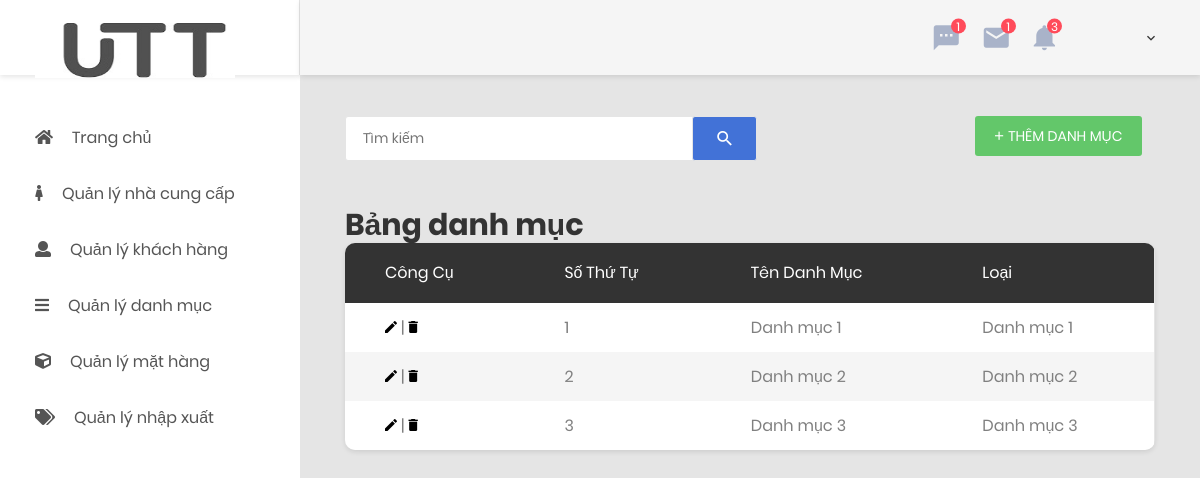
/index.php/cat/toList, run on the app's committed database.
### tables this page shows
CREATE TABLE `danhmuc` (
  `id_danhmuc` int(11) NOT NULL,
  `ten_danhmuc` varchar(255) DEFAULT NULL,
  `loai` varchar(255) DEFAULT NULL
);

### application/controllers/Cat.php (called while the page is built, shortened)
<?php
class Cat extends CI_Controller {
	public function __construct()
	{
		$this->load->model('Cat_Model');
	}
	public function toList()
	{
		$data['all'] = $this->Cat_Model->get();
		$this->load->view('header');
		$this->load->view('header_desktop');
		$this->load->view('sidebar');
		$this->load->view('list_cat',$data);
		$this->load->view('footer');
	}
}

### index.php (called while the page is built, shortened)
<?php
require_once BASEPATH.'core/CodeIgniter.php';

### application/models/Cat_Model.php (called while the page is built, shortened)
<?php if (!defined('BASEPATH')) exit('No direct script access allowed');
class Cat_Model extends CI_Model {
    public function get($where = NULL) {
    	$this->db->select('*');
    	$this->db->from(self::TABLE_NAME);
    	$result = $this->db->get()->result_array();
    	if ($result) {
    		if ($where !== NULL) {
    			return array_shift($result);
    		} else {
    			return $result;
    		}
    	} else {
    		return $result;
    	}
    }
}
?>

### application/views/list_cat.php (the view, shortened to what this page needs)
<div class="main-content">
	<div class="section__content section__content--p30">
		<div class="container-fluid">
			<div class="row">
				<div class="col-lg-9">
					<form class="form-header" action="<?= base_url() ?>Cat/find" method="POST">
						<input class="au-input au-input--xl" type="text" name="search"  id="search"
						placeholder="Tìm kiếm" value="<?= set_value('search') ?>">
						<button class="au-btn--submit" type="submit">
							<i class="zmdi zmdi-search"></i>
						</button>
					</form>
				</div>
				<div class="col-lg-3">
					<button class="au-btn au-btn-icon au-btn--green au-btn--small" data-toggle="modal"
					data-target="#addmodels">
					<i class="zmdi zmdi-plus"></i>Thêm Danh Mục</button>
				</div>
			</div>
			<div class="row">
			</div>
			<div class="row" style="height: 30px;"></div>
			<div class="row">
				<div class="col-lg-12">
					<h2>Bảng danh mục</h2>
					<div class="table-responsive table--no-card m-b-30">
						<table class="table table-borderless table-striped table-earning">
							<thead>
								<tr>
									<th>Công cụ</th>
									<th>Số thứ tự</th>
									<th>Tên danh mục</th>
									<th>Loại</th>
								</tr>
							</thead>
							<tbody>
								<?php $i=1; ?>
								<?php foreach ($all as $value): ?>
									<tr>
										<td>
											<button data-toggle="modal"
											data-target="#editmodels<?= $value['id_danhmuc'] ?>">
											<i class="zmdi zmdi-edit"></i>
										</button>
										|
										<button data-toggle="modal"
										data-target="#deletemodels<?= $value['id_danhmuc'] ?>">
										<i class="zmdi zmdi-delete"></i>
									</button>
								</td>
								<td><?= $i ?></td>
								<td><?= $value['ten_danhmuc'] ?></td>
								<td><?= $value['loai'] ?></td>
							</tr>
							<?php $i++; ?>
						<?php endforeach ?>
					</tbody>
				</table>
			</div>
		</div>
	</div>
</div>
</div>
</div>

### data on the page
danhmuc: ten_danhmuc "Danh mục 1", loai "Danh mục 1"
danhmuc: ten_danhmuc "Danh mục 2", loai "Danh mục 2"
danhmuc: ten_danhmuc "Danh mục 3", loai "Danh mục 3"
